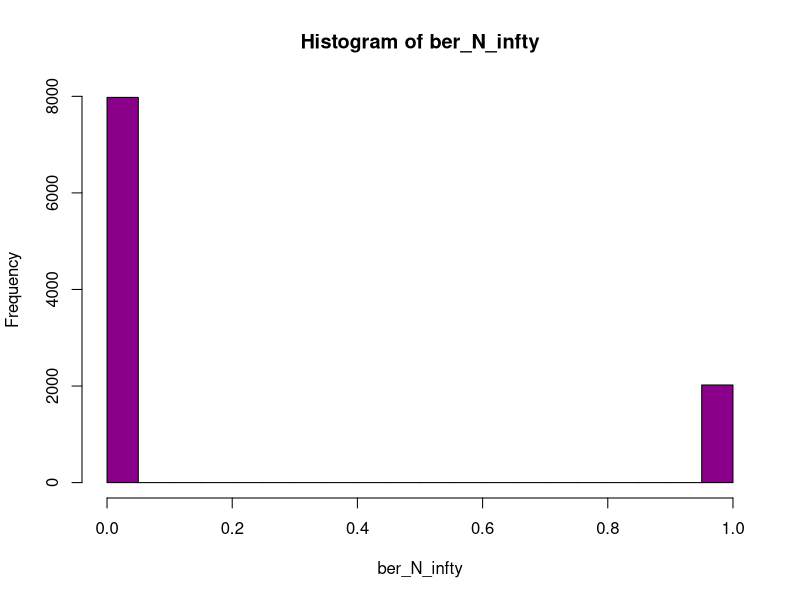
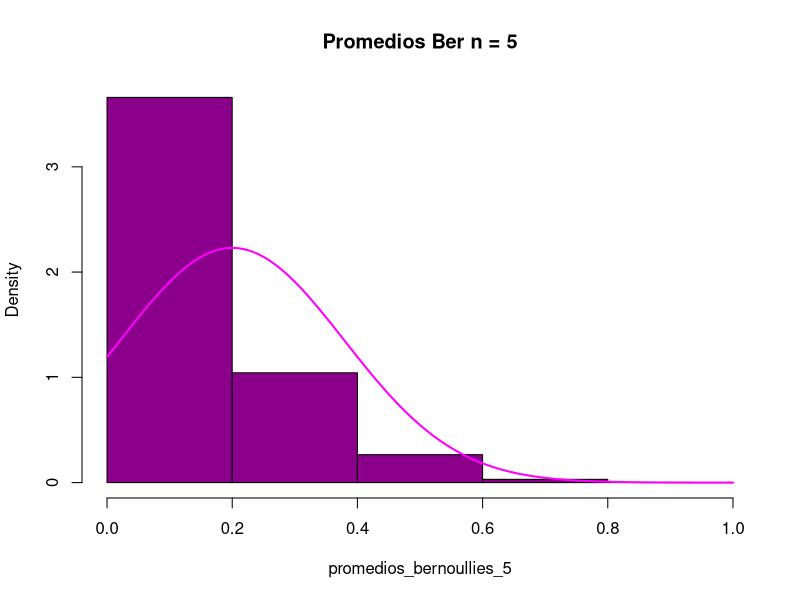
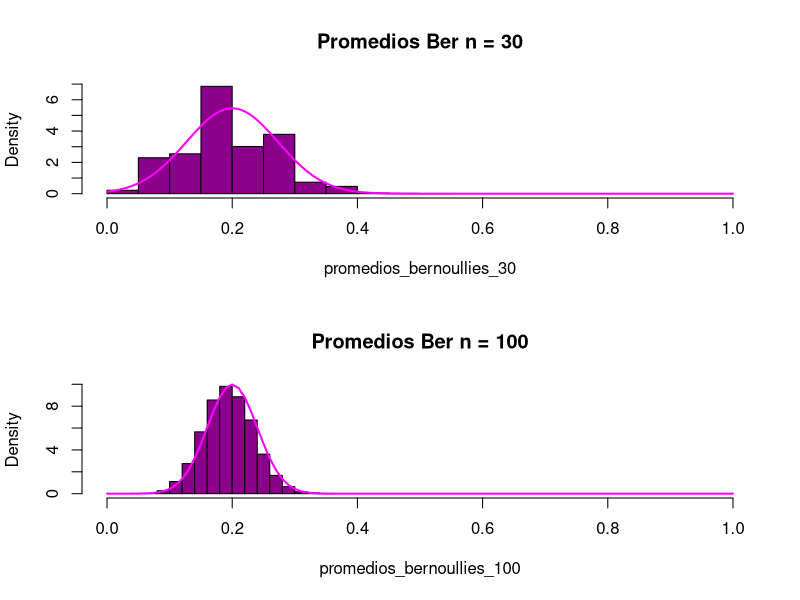
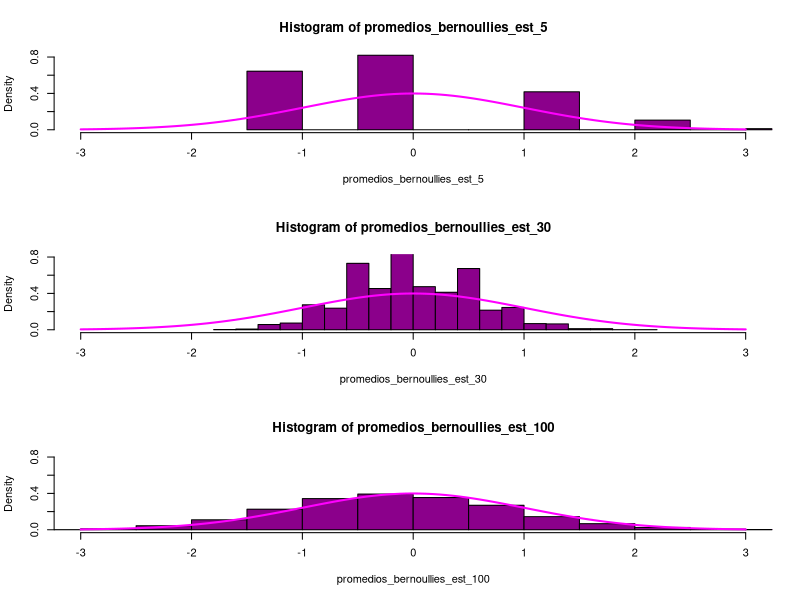
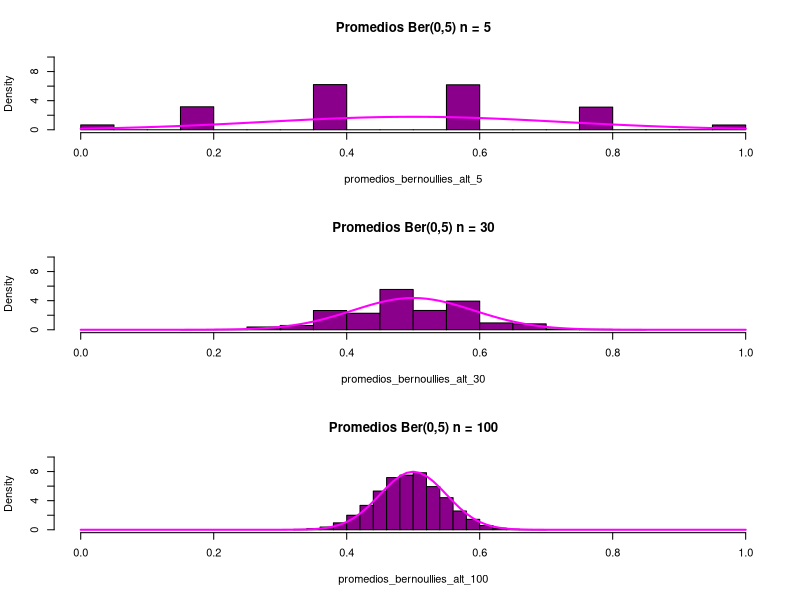
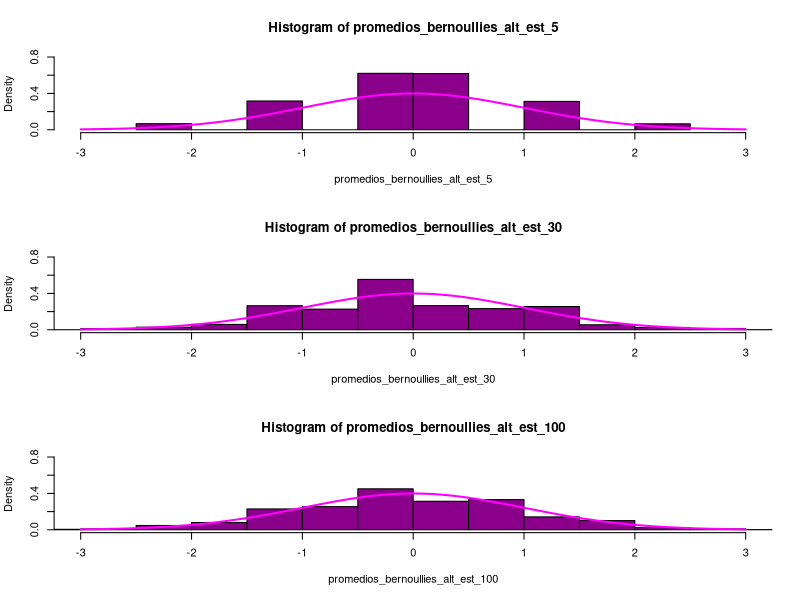
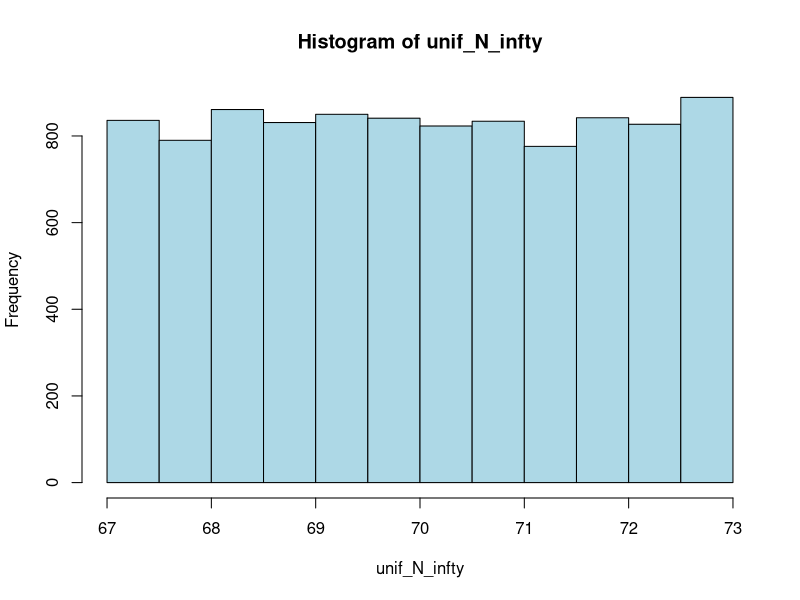
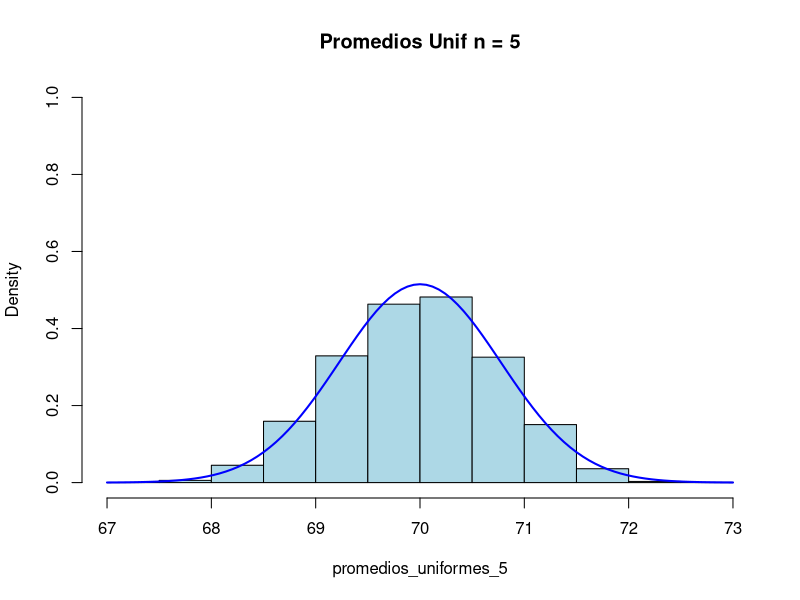

R code for these plots, in order:
## ---- chunk 1
p_1 = 0.2
## ---- chunk 2
Nrep = 10000

ber_N_infty = rbinom(Nrep, 1, p_1)
table(ber_N_infty)
## ---- chunk 3
table(ber_N_infty)/Nrep
## ---- chunk 4
mean(ber_N_infty)
## ---- chunk 5
var(ber_N_infty)
## ---- chunk 6
hist(ber_N_infty, col = "darkmagenta")
## ---- chunk 7
n_dist = 5
promedios_bernoullies_5 = replicate(Nrep, mean(rbinom(n_dist, 1, p_1)))
table(promedios_bernoullies_5)
## ---- chunk 8
hist(main = "Promedios Ber n = 5", promedios_bernoullies_5, 
     probability = TRUE, xlim = c(0,1), col = "darkmagenta", breaks = 4)
curve(dnorm(x, p_1, sqrt(p_1 * (1-p_1) / 5)), add=TRUE, lwd=2, col="magenta")
## ---- chunk 9
n_dist = 30
promedios_bernoullies_30 = replicate(Nrep, mean(rbinom(n_dist, 1, p_1)))

par(mfrow=c(2, 1))
hist(main = "Promedios Ber n = 30", promedios_bernoullies_30, 
     probability = TRUE, xlim = c(0,1), col = "darkmagenta")
curve(dnorm(x, p_1, sqrt(p_1 * (1-p_1) / 30)), add=TRUE, lwd=2, col="magenta")

n_dist = 100
promedios_bernoullies_100 = replicate(Nrep, mean(rbinom(n_dist, 1, p_1)))
hist(main = "Promedios Ber n = 100", promedios_bernoullies_100, 
     probability = TRUE, xlim = c(0,1), col = "darkmagenta")
curve(dnorm(x, p_1, sqrt(p_1 * (1-p_1) / 100)), add=TRUE, lwd=2, col="magenta")
par(mfrow=c(1, 1))
## ---- chunk 10
promedios_bernoullies_est_5 = (promedios_bernoullies_5 - p_1) / 
  sqrt(p_1 * (1-p_1) / 5)

par(mfrow=c(3, 1))
hist(promedios_bernoullies_est_5, xlim = c(-3, 3), ylim = c(0, 0.8), 
     probability = TRUE, col = "darkmagenta")
curve(dnorm(x,0,1), add=TRUE, lwd=2, col="magenta")

promedios_bernoullies_est_30 = (promedios_bernoullies_100 - p_1) / 
  sqrt(p_1 * (1-p_1) / 30)
hist(promedios_bernoullies_est_30, xlim = c(-3, 3), ylim = c(0, 0.8), 
     probability = TRUE, col = "darkmagenta")
curve(dnorm(x,0,1), add=TRUE, lwd=2, col="magenta")

promedios_bernoullies_est_100 = (promedios_bernoullies_100 - p_1) / 
  sqrt(p_1 * (1-p_1) / 100)
hist(promedios_bernoullies_est_100, xlim = c(-3, 3), ylim = c(0, 0.8), 
     probability = TRUE, col = "darkmagenta")
curve(dnorm(x,0,1), add=TRUE, lwd=2, col="magenta")
par(mfrow=c(1, 1))
## ---- chunk 11
p_2 = 0.5

par(mfrow=c(3, 1))

n_dist = 5
promedios_bernoullies_alt_5 = replicate(Nrep, mean(rbinom(n_dist, 1, p_2)))
hist(main = "Promedios Ber(0,5) n = 5", promedios_bernoullies_alt_5, 
     probability = TRUE, xlim = c(0,1), ylim = c(0, 10), col = "darkmagenta")
curve(dnorm(x, p_2, sqrt(p_2 * (1-p_2) / n_dist)), add=TRUE, lwd=2, col="magenta")

n_dist = 30
promedios_bernoullies_alt_30 = replicate(Nrep, mean(rbinom(n_dist, 1, p_2)))
hist(main = "Promedios Ber(0,5) n = 30", promedios_bernoullies_alt_30, 
     probability = TRUE, xlim = c(0,1), ylim = c(0, 10), col = "darkmagenta")
curve(dnorm(x, p_2, sqrt(p_2 * (1-p_2) / n_dist)), add=TRUE, lwd=2, col="magenta")

n_dist = 100
promedios_bernoullies_alt_100 = replicate(Nrep, mean(rbinom(n_dist, 1, p_2)))
hist(main = "Promedios Ber(0,5) n = 100", promedios_bernoullies_alt_100, 
     probability = TRUE, xlim = c(0,1), ylim = c(0, 10), col = "darkmagenta")
curve(dnorm(x, p_2, sqrt(p_2 * (1-p_2) / n_dist)), add=TRUE, lwd=2, col="magenta")
par(mfrow=c(1, 1))
## ---- chunk 12
par(mfrow=c(3, 1))

n_dist = 5
promedios_bernoullies_alt_est_5 = (promedios_bernoullies_alt_5 - p_2) / 
  sqrt(p_2 * (1-p_2) / n_dist)
hist(promedios_bernoullies_alt_est_5, xlim = c(-3, 3), ylim = c(0, 0.8), 
     probability = TRUE, col="darkmagenta")
curve(dnorm(x,0,1), add=TRUE, lwd=2, col="magenta")

n_dist = 30
promedios_bernoullies_alt_est_30 = (promedios_bernoullies_alt_30 - p_2) / 
  sqrt(p_2 * (1-p_2) / n_dist)
hist(promedios_bernoullies_alt_est_30, xlim = c(-3, 3), ylim = c(0, 0.8), 
     probability = TRUE, col="darkmagenta")
curve(dnorm(x,0,1), add=TRUE, lwd=2, col="magenta")

n_dist = 100
promedios_bernoullies_alt_est_100 = (promedios_bernoullies_alt_100 - p_2) / 
  sqrt(p_2 * (1-p_2) / n_dist)
hist(promedios_bernoullies_alt_est_100, xlim = c(-3, 3), ylim = c(0, 0.8), 
     probability = TRUE, col="darkmagenta")
curve(dnorm(x,0,1), add=TRUE, lwd=2, col="magenta")

par(mfrow=c(1, 1))
## ---- chunk 13
a = 67
b = 73
## ---- chunk 14
Nrep = 10000

unif_N_infty = runif(Nrep, a, b)
## ---- chunk 15
e_unif = (a + b) / 2
e_unif_m = mean(unif_N_infty)
e_unif
## ---- chunk 16
var_unif = (b - a)^2 / 12
var_unif_m = var(unif_N_infty)
var_unif
## ---- chunk 17
hist(unif_N_infty, col = "lightblue")
## ---- chunk 18
n_dist = 5
promedios_uniformes_5 = replicate(Nrep, mean(runif(n_dist, a, b)))
## ---- chunk 19
n_dist = 5
hist(main = "Promedios Unif n = 5", promedios_uniformes_5, 
     probability = TRUE, xlim = c(a, b), ylim=c(0,1), col = "lightblue")
curve(dnorm(x, e_unif, sqrt(var_unif/n_dist)), add=TRUE, lwd=2, col="blue")
## ---- chunk 20
n_dist = 30
promedios_uniformes_30 = replicate(Nrep, mean(runif(n_dist, a, b)))

par(mfrow=c(2, 1))
hist(main = "Promedios Unif n = 30", promedios_uniformes_30, 
     probability = TRUE, xlim = c(a, b), ylim = c(0, 3), col = "lightblue")
curve(dnorm(x, e_unif, sqrt( var_unif/ n_dist)), add=TRUE, lwd=2, col="blue")

n_dist = 100
promedios_uniformes_100 = replicate(Nrep, mean(runif(n_dist, a, b)))
hist(main = "Promedios Unif n = 100", promedios_uniformes_100, 
     probability = TRUE, xlim = c(a, b), ylim = c(0, 3), col = "lightblue")
curve(dnorm(x, e_unif, sqrt( var_unif/ n_dist)), add=TRUE, lwd=2, col="blue")
par(mfrow=c(1, 1))
## ---- chunk 21
promedios_uniformes_est_5 = (promedios_uniformes_5 - e_unif) / sqrt(var_unif / 5)

par(mfrow=c(3, 1))
hist(promedios_uniformes_est_5, xlim = c(-3, 3), ylim = c(0, 1), 
     probability = TRUE, col = "lightblue")
curve(dnorm(x,0,1), add=TRUE, lwd=2, col="blue")

promedios_uniformes_est_30 = (promedios_uniformes_30 - e_unif) / sqrt(var_unif / 30)
hist(promedios_uniformes_est_30, xlim = c(-3, 3), ylim = c(0, 1), 
     probability = TRUE, col = "lightblue")
curve(dnorm(x,0,1), add=TRUE, lwd=2, col="blue")

promedios_uniformes_est_100 = (promedios_uniformes_100 - e_unif) / sqrt(var_unif / 100)
hist(promedios_uniformes_est_100, xlim = c(-3, 3), ylim = c(0, 1), 
     probability = TRUE, col = "lightblue")
curve(dnorm(x,0,1), add=TRUE, lwd=2, col="blue")
par(mfrow=c(1, 1))
## ---- chunk 22
l = 0.1
## ---- chunk 23
Nrep = 10000

exp_N_infty = rexp(Nrep, l)
## ---- chunk 24
e_exp = mean(exp_N_infty)
e_exp = 1/l
e_exp
## ---- chunk 25
var_exp = var(exp_N_infty)
var_exp = 1/(l^2)
var_exp
## ---- chunk 26
hist(exp_N_infty, col = "orange")
## ---- chunk 27
n_dist = 5
promedios_exponenciales_5 = replicate(Nrep, mean(rexp(n_dist, l)))
## ---- chunk 28
n_dist = 5
hist(main = "Promedios Exp n = 5", promedios_exponenciales_5, 
     probability = TRUE, ylim=c(0, l), col = "orange")
curve(dnorm(x, e_exp, sqrt(var_exp/ n_dist)), add=TRUE, lwd=2, col="red")
## ---- chunk 29
n_dist = 30
promedios_exponenciales_30 = replicate(Nrep, mean(rexp(n_dist, l)))

par(mfrow=c(2, 1))
hist(main = "Promedios Exp n = 30", promedios_exponenciales_30,
     probability = TRUE, col = "orange")
curve(dnorm(x, e_exp, sqrt( var_exp/ n_dist)), add=TRUE, lwd=2, col="red")

n_dist = 100
promedios_exponenciales_100 = replicate(Nrep, mean(rexp(n_dist, l)))
hist(main = "Promedios Exp n = 100", promedios_exponenciales_100, 
     probability = TRUE, col = "orange")
curve(dnorm(x, e_exp, sqrt( var_exp/ n_dist)), add=TRUE, lwd=2, col="red")
par(mfrow=c(1, 1))
## ---- chunk 30
promedios_exponenciales_est_5 = (promedios_exponenciales_5 - e_exp) / 
  sqrt(var_exp / 5)

par(mfrow=c(3, 1))
hist(promedios_exponenciales_est_5, xlim = c(-3, 3), ylim = c(0, 1), 
     probability = TRUE, col = "orange")
curve(dnorm(x,0,1), add=TRUE, lwd=2, col="red")

promedios_exponenciales_est_30 = (promedios_exponenciales_30 - e_exp) / 
  sqrt(var_exp / 30)
hist(promedios_exponenciales_est_30, xlim = c(-3, 3), ylim = c(0, 1), 
     probability = TRUE, col = "orange")
curve(dnorm(x,0,1), add=TRUE, lwd=2, col="red")

promedios_exponenciales_est_100 = (promedios_exponenciales_100 - e_exp) / 
  sqrt(var_exp / 100)
hist(promedios_exponenciales_est_100, xlim = c(-3, 3), ylim = c(0, 1), 
     probability = TRUE, col = "orange")
curve(dnorm(x,0,1), add=TRUE, lwd=2, col="red")
par(mfrow=c(1, 1))
## ---- chunk 31
mu = 70
sd2 = 1.2
sd = sqrt(sd2)
## ---- chunk 32
Nrep = 10000

norm_N_infty = rnorm(Nrep, mu, sd)
## ---- chunk 33
e_norm = mean(norm_N_infty)
e_norm = mu
e_norm
## ---- chunk 34
var_norm = var(norm_N_infty)
var_norm = sd ^ 2
var_norm
## ---- chunk 35
hist(norm_N_infty, col = "darkgreen")
## ---- chunk 36
n_dist = 5
promedios_normales_5 = replicate(Nrep, mean(rnorm(n_dist, mu, sd)))
## ---- chunk 37
n_dist = 5
hist(main = "Promedios Norm n = 5", promedios_normales_5, 
     probability = TRUE, col = "darkgreen")
curve(dnorm(x, e_norm, sqrt( var_norm/ n_dist)), add=TRUE, lwd=2, col="green")
## ---- chunk 38
n_dist = 30
promedios_normales_30 = replicate(Nrep, mean(rnorm(n_dist, mu, sd)))

par(mfrow=c(2, 1))
hist(main = "Promedios Norm n = 30", promedios_normales_30, 
     probability = TRUE, col = "darkgreen")
curve(dnorm(x, e_norm, sqrt( var_norm/ n_dist)), add=TRUE, lwd=2, col="green")

n_dist = 100
promedios_normales_100 = replicate(Nrep, mean(rnorm(n_dist, mu, sd)))
hist(main = "Promedios Norm n = 100", promedios_normales_100, 
     probability = TRUE, col = "darkgreen")
curve(dnorm(x, e_norm, sqrt( var_norm/ n_dist)), add=TRUE, lwd=2, col="green")
par(mfrow=c(1, 1))
## ---- chunk 39
promedios_normales_est_5 = (promedios_normales_5 - e_norm) / 
  sqrt(var_norm / 5)

par(mfrow=c(3, 1))
hist(promedios_normales_est_5, xlim = c(-3, 3), ylim = c(0, 1), 
     probability = TRUE, col = "darkgreen")
curve(dnorm(x,0,1), add=TRUE, lwd=2, col="green")

promedios_normales_est_30 = (promedios_normales_30 - e_norm) / 
  sqrt(var_norm / 30)
hist(promedios_normales_est_30, xlim = c(-3, 3), ylim = c(0, 1), 
     probability = TRUE, col = "darkgreen")
curve(dnorm(x,0,1), add=TRUE, lwd=2, col="green")

promedios_normales_est_100 = (promedios_normales_100 - e_norm) / 
  sqrt(var_norm / 100)
hist(promedios_normales_est_100, xlim = c(-3, 3), ylim = c(0, 1), 
     probability = TRUE, col = "darkgreen")
curve(dnorm(x,0,1), add=TRUE, lwd=2, col="green")
par(mfrow=c(1, 1))
